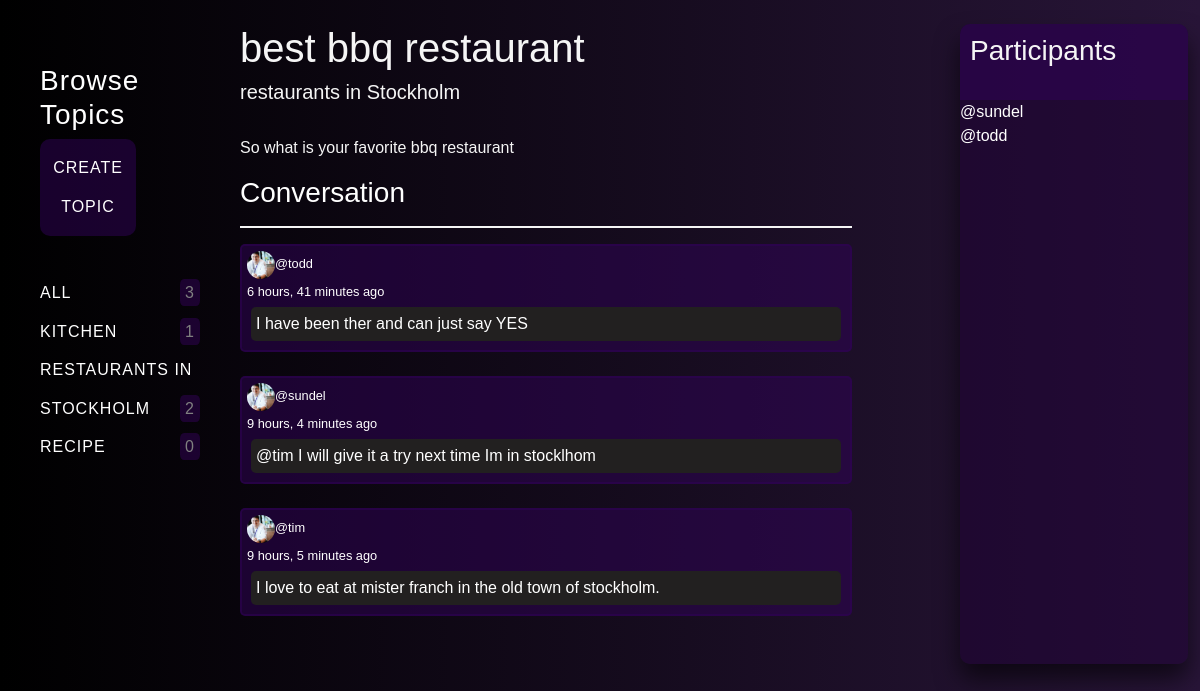
The app's page /room/9/, older data.
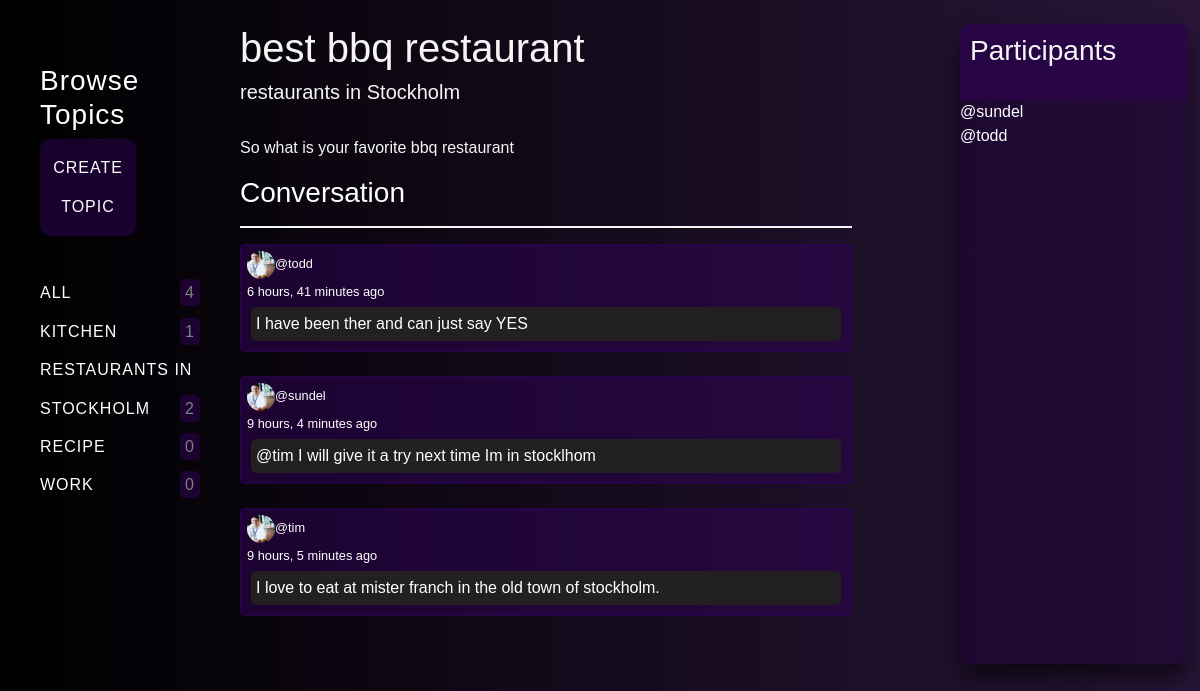
The same page, newer data.
### base/models.py (models this page shows, shortened)
class Topic(models.Model):
    name = models.CharField(max_length=200)

class Message(models.Model):
    user = models.ForeignKey(User, on_delete=models.CASCADE)
    room = models.ForeignKey(Room, on_delete=models.CASCADE)
    body = models.TextField()
    updated = models.DateTimeField(auto_now=True)
    created = models.DateTimeField(auto_now_add=True)
    class Meta:
        ordering = ['-updated', '-created']

### base/views.py (the view, shortened to what this page needs)
# urls.py: path('room/<str:pk>/', views.room, name="room"),
def room(request, pk):
    room = Room.objects.get(id=pk)
    room_messages = room.message_set.all()
    topics = Topic.objects.all()
    participants = room.participants.all()
    context = {'room': room, 'room_messages': room_messages,
               'participants': participants, 'topics': topics}
    return render(request, 'base/room.html', context)

### base/templates/base/room.html (shortened to what this page needs)
{% extends "base.html" %}
{% load static %}
{% block content %}
<div class="room-container">
    <div>
        {% include 'base/topics_component.html' %}
    </div>
    <div>
        <h1 style="color: whitesmoke;">{{room.name}}</h1>
        <h5 style="color: whitesmoke;">{{ room.topic.name }}</h5>
        <br>
        <p style="color: whitesmoke;">{{room.description}}</p>
        <div class="feed-feed">
            <h3>Conversation</h3>
            <hr>
            {% for message in room_messages %}
            <div class="comment-wrapper">
                <small><a href="{% url 'user-profile' message.user.id %}"><img class="profile-img" src="/./media/profile.jpg" alt="" style="width: 28px; height: 28px;">@{{message.user}}</a></small>
                <br>
                <small>{{message.created|timesince}} ago</small>
                <p class="comment-field">{{message.body}}</p>
            </div>
            <br>
            {% endfor %}
        </div>
        <br>
    </div>
    <div class="participants-feed">
        <div class="participants-feed-header">
            <h3>Participants</h3>
            <br>
        </div>
        {% for user in participants %}
        <div>
            <a href="{% url 'user-profile' user.id %}">@{{user.username}}</a>
        </div>
        {%endfor%}
    </div>
</div>
{% endblock %}

### base/templates/base/topics_component.html
<div class="topic-feed">
    <h3>Browse Topics</h3>
    <div class="create-btn">
        <a href="{% url 'create-topic' %}">Create topic</a>
    </div>
    <br>
    <div>
        <a href="{% url 'home' %}">All <div class="count-div"><span>{{topics.count}}</span></div></a>
    </div>
    {% for topic in topics %}
    <div>
        <a href="{% url 'home' %}?q={{topic.name}}">{{topic.name}} <div class="count-div"><span>{{topic.room_set.all.count}}</span></div></a>
    </div>
    {% endfor %}
</div>

Row changes from the older to the newer data that the page shows:
added Topic: name "WORK", room_set.all.count "0"
Text that changed along with them:
{{ topics.count }}: "3" → "4"
